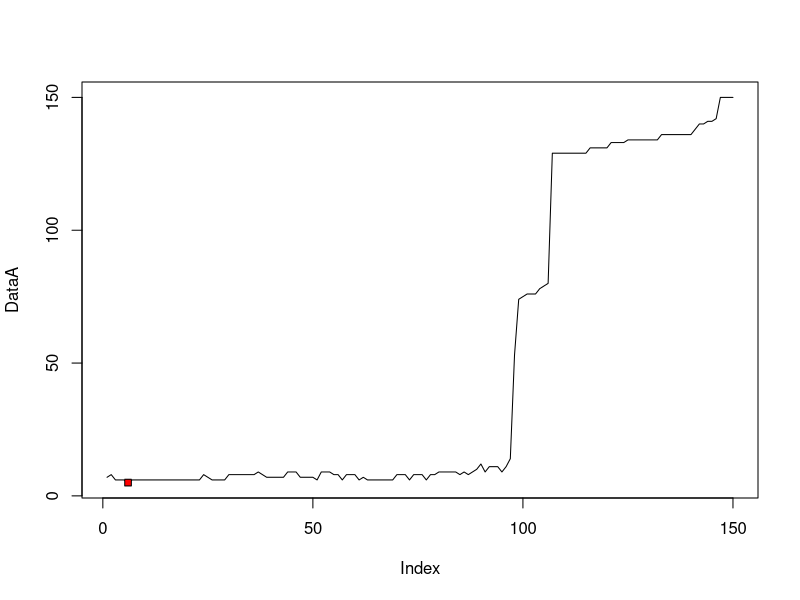

Source code (R):
sortObjectsByDist = function(xl, z){
  
  l = dim(xl)[1];
  n = dim(xl)[2]-1;
  
  distances = matrix(NA, l, 2);
  
  for (i in 1:l){
    distances[i, ] = c(i, sqrt(sum((xl[i, 1:n] - z)^2)));
  }
  
  orderedXl = xl[order(distances[, 2]), ];
  return (orderedXl);
}

classif_kNN = function(orderedXl, k){
  
  classes = orderedXl[1:k, 3];
  
  counts = table(c(classes));
  
  class = names(which.max(counts));
  
  return (class)
}

kNN = function(xl, z, k){
  return(classif_kNN(sortObjectsByDist(xl, z), k))
}

LOO = function(xl, sort = sortObjectsByDist, classification = classif_kNN){
  n = dim(xl)[1];
  DataA = array(0,n);
  
  for(i in 1:n){
    orderedXl = sort(xl[-i,], c(xl[i,1], xl[i,2]));
    
    for(k in 1:n){
      class = classification(orderedXl, k);
      #print(class);
      #print(xl[i,3]);
      if(class != c(xl[i,3])){
        DataA[k] = DataA[k] + 1;
      }
    }
    print(i);
    print(DataA);
  }
  return (DataA)
}


xl = iris[,3:5];

DataA = LOO(xl);  
print(DataA);
plot(DataA, type ="l")
points(which.min(DataA), DataA[which.min(DataA)],pch = 22 , bg = "red")
